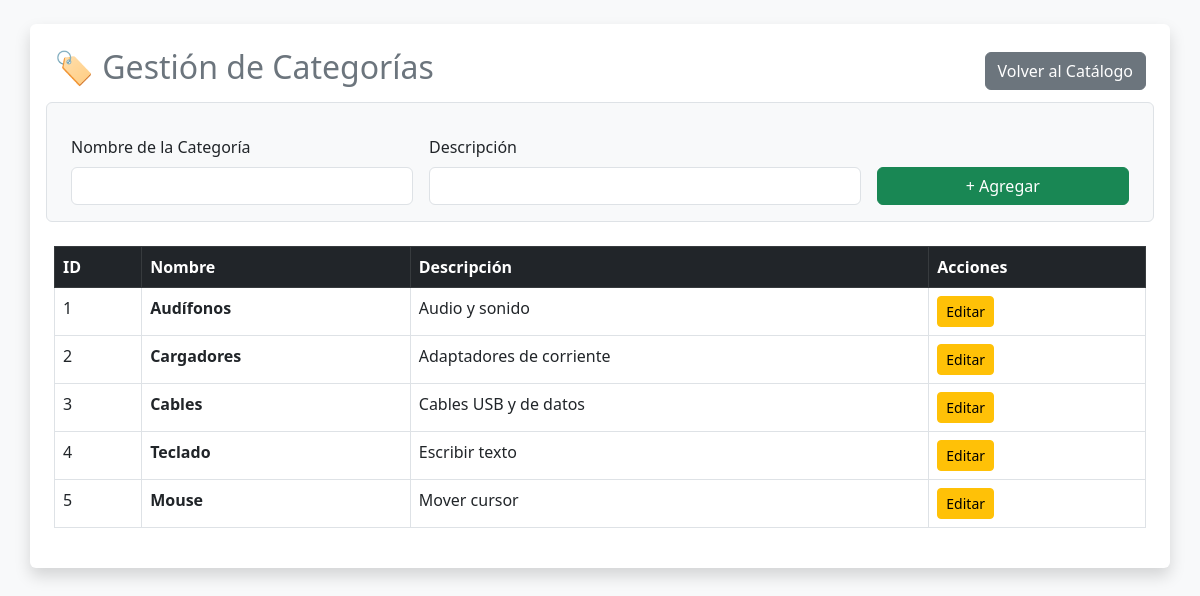
Screenshot of /categorias.php (signed in) with the database file from the repository.
### tables this page shows
CREATE TABLE `categoria` (
  `id_categoria` int(11) NOT NULL,
  `nombre` varchar(50) NOT NULL,
  `descripcion` text DEFAULT NULL,
  `estado` tinyint(1) DEFAULT 1
);

### categorias.php (the view, shortened to what this page needs)
<?php
require_once 'conexion.php';
$cat_editar = null;
$categorias = $conexion->query("SELECT * FROM categoria WHERE estado = 1")->fetchAll(PDO::FETCH_ASSOC);
?>
<!DOCTYPE html>
<html lang="es">
<head>
    <link href="https://cdn.jsdelivr.net/npm/bootstrap@5.3.0/dist/css/bootstrap.min.css" rel="stylesheet">
</head>
<body class="bg-light p-4">
    <div class="container bg-white p-4 rounded shadow">
        <div class="d-flex justify-content-between align-items-center mb-4">
            <h2 class="text-secondary">🏷️ Gestión de Categorías</h2>
            <a href="dashboard.php" class="btn btn-secondary">Volver al Catálogo</a>
        </div>
        <form method="POST" action="categorias.php" class="row g-3 mb-4 bg-light p-3 rounded border">
            <div class="col-md-4">
                <label class="form-label">Nombre de la Categoría</label>
                <input type="text" name="nombre" class="form-control" required value="<?php echo $cat_editar['nombre'] ?? ''; ?>">
            </div>
            <div class="col-md-5">
                <label class="form-label">Descripción</label>
                <input type="text" name="descripcion" class="form-control" value="<?php echo $cat_editar['descripcion'] ?? ''; ?>">
            </div>
            <div class="col-md-3 d-flex align-items-end gap-2">
                <button type="submit" class="btn btn-success w-100">
                    <?php echo $cat_editar ? 'Actualizar' : '+ Agregar'; ?>
                </button>
            </div>
        </form>
        <table class="table table-bordered table-hover">
            <thead class="table-dark">
                <tr>
                    <th>ID</th>
                    <th>Nombre</th>
                    <th>Descripción</th>
                    <th>Acciones</th>
                </tr>
            </thead>
            <tbody>
                <?php foreach ($categorias as $cat): ?>
                    <tr>
                        <td><?php echo $cat['id_categoria']; ?></td>
                        <td><b><?php echo $cat['nombre']; ?></b></td>
                        <td><?php echo $cat['descripcion']; ?></td>
                        <td>
                            <a href="categorias.php?editar=<?php echo $cat['id_categoria']; ?>" class="btn btn-warning btn-sm">Editar</a>
                        </td>
                    </tr>
                <?php endforeach; ?>
            </tbody>
        </table>
    </div>
</body>
</html>

### rows the page displays
categoria: id_categoria "1", nombre "Audífonos", descripcion "Audio y sonido"
categoria: id_categoria "2", nombre "Cargadores", descripcion "Adaptadores de corriente"
categoria: id_categoria "3", nombre "Cables", descripcion "Cables USB y de datos"
categoria: id_categoria "4", nombre "Teclado", descripcion "Escribir texto"
categoria: id_categoria "5", nombre "Mouse", descripcion "Mover cursor"
